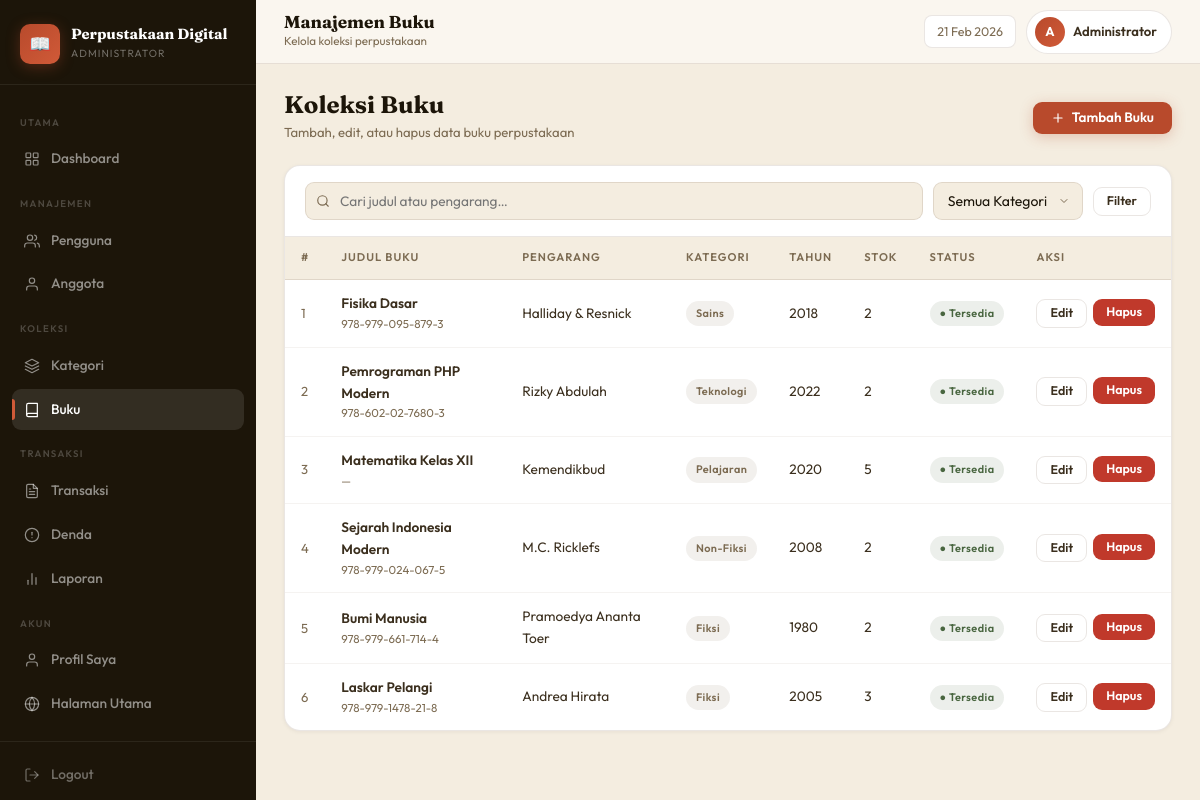
Page /admin/buku.php (signed in) on the committed database.
### tables this page shows
CREATE TABLE `buku` (
  `id_buku`       int(11) NOT NULL AUTO_INCREMENT,
  `id_kategori`   int(11) DEFAULT NULL,
  `judul_buku`    varchar(200) NOT NULL,
  `pengarang`     varchar(100) NOT NULL,
  `penerbit`      varchar(100) NOT NULL,
  `tahun_terbit`  year(4) NOT NULL,
  `isbn`          varchar(30)  DEFAULT NULL,
  `deskripsi`     text DEFAULT NULL,
  `stok`          int(11) NOT NULL DEFAULT 1,
  `status`        enum('tersedia','tidak') NOT NULL DEFAULT 'tersedia',
  `cover`         varchar(255) DEFAULT NULL,
  `created_at`    datetime DEFAULT CURRENT_TIMESTAMP,
  PRIMARY KEY (`id_buku`),
  KEY `id_kategori` (`id_kategori`),
  CONSTRAINT `buku_ibfk_1` FOREIGN KEY (`id_kategori`) REFERENCES `kategori` (`id_kategori`) ON DELETE SET NULL ON UPDATE CASCADE
);

CREATE TABLE `kategori` (
  `id_kategori`   int(11) NOT NULL AUTO_INCREMENT,
  `nama_kategori` varchar(100) NOT NULL,
  `deskripsi`     text DEFAULT NULL,
  `created_at`    datetime DEFAULT CURRENT_TIMESTAMP,
  PRIMARY KEY (`id_kategori`)
);

### admin/buku.php (the view, shortened to what this page needs)
<?php
$conn = getConnection();
$search=isset($_GET['search'])?$_GET['search']:'';
$q="SELECT b.*,k.nama_kategori FROM buku b LEFT JOIN kategori k ON b.id_kategori=k.id_kategori WHERE 1=1";
$q.=" ORDER BY b.id_buku DESC";
$books=$conn->query($q);
?>
<!DOCTYPE html>
<html lang="id">
<head>
<link rel="stylesheet" href="../assets/css/style.css">
</head>
<body>
<div class="app-wrap">
  <?php include 'includes/nav.php'; ?>
  <div class="main-area">
    <?php include 'includes/header.php'; ?>
    <main class="content">
      <div class="page-header">
        <div>
          <div class="page-header-title">Koleksi Buku</div>
          <div class="page-header-sub">Tambah, edit, atau hapus data buku perpustakaan</div>
        </div>
        <button class="btn btn-primary" onclick="document.getElementById('addModal').style.display='flex'">
          <svg viewBox="0 0 24 24"><line x1="12" y1="5" x2="12" y2="19"/><line x1="5" y1="12" x2="19" y2="12"/></svg>
          Tambah Buku
        </button>
      </div>
      <div class="card">
        <form method="GET" class="filter-bar">
          <div class="search-wrap">
            <svg viewBox="0 0 24 24"><circle cx="11" cy="11" r="8"/><line x1="21" y1="21" x2="16.65" y2="16.65"/></svg>
            <input type="text" name="search" placeholder="Cari judul atau pengarang…" value="<?= htmlspecialchars($search) ?>">
          </div>
          <select name="kat" class="form-control" style="width:auto">
            <option value="">Semua Kategori</option>
          </select>
          <button type="submit" class="btn btn-ghost btn-sm">Filter</button>
        </form>
        <div class="table-wrap">
          <table>
            <thead>
              <tr>
                <th>#</th>
                <th>Judul Buku</th>
                <th>Pengarang</th>
                <th>Kategori</th>
                <th>Tahun</th>
                <th>Stok</th>
                <th>Status</th>
                <th>Aksi</th>
              </tr>
            </thead>
            <tbody>
              <?php if ($books && $books->num_rows > 0): $no=1; ?>
                <?php while($b=$books->fetch_assoc()): ?>
                <tr>
                  <td class="text-muted text-sm"><?= $no++ ?></td>
                  <td>
                    <div class="fw-600"><?= htmlspecialchars($b['judul_buku']) ?></div>
                    <div class="text-xs text-muted"><?= htmlspecialchars($b['isbn'] ?: '—') ?></div>
                  </td>
                  <td><?= htmlspecialchars($b['pengarang']) ?></td>
                  <td><span class="badge badge-muted"><?= htmlspecialchars($b['nama_kategori'] ?: '—') ?></span></td>
                  <td><?= $b['tahun_terbit'] ?></td>
                  <td><?= $b['stok'] ?></td>
                  <td>
                    <span class="badge <?= $b['status']==='tersedia'?'status-tersedia':'status-terlambat' ?>">
                      <?= $b['status']==='tersedia' ? '● Tersedia' : '○ Habis' ?>
                    </span>
                  </td>
                  <td>
                    <div style="display:flex;gap:6px">
                      <a href="?edit=<?= $b['id_buku'] ?>" class="btn btn-ghost btn-sm">Edit</a>
                      <form method="POST" onsubmit="return confirm('Hapus buku ini?')" style="display:inline">
                        <button name="delete" class="btn btn-danger btn-sm">Hapus</button>
                      </form>
                    </div>
                  </td>
                </tr>
                <?php endwhile; ?>
              <?php endif; ?>
            </tbody>
          </table>
        </div>
      </div>
    </main>
  </div>
</div>
</body>
</html>

### assets/css/style.css (style rules this page uses)
:root { --bg: #f4ede0; --bg2: #ede4d2; --paper: #faf6ef; --white: #ffffff; --ink: #1c1509; --ink2: #3b2f1e; --muted: #7c6b52; --border: rgba(80,55,25,.12); --border2: rgba(80,55,25,.06); --rust: #b84a2c; --rust2: #d05a38; --gold: #c48a20; --sage: #496640; --navy: #2c4f7c; --sidebar-w: 256px; --sh0: 0 1px 4px rgba(28,21,9,.06); --sh1: 0 1px 12px rgba(28,21,9,.07); --sh2: 0 6px 32px rgba(28,21,9,.13); --sh3: 0 16px 60px rgba(28,21,9,.18); }
*,*::before,*::after { margin:0; padding:0; box-sizing:border-box; }
html { font-size:16px; scroll-behavior:smooth; }
body { font-family:'Outfit',sans-serif; background:var(--bg); color:var(--ink); line-height:1.6; min-height:100vh; }
a { text-decoration:none; color:inherit; }
button { cursor:pointer; font-family:inherit; }
input,select,textarea { font-family:inherit; }
.app-wrap { display:flex; min-height:100vh; }
.main-area { margin-left:var(--sidebar-w); flex:1; display:flex; flex-direction:column; min-width:0; }
.content { padding:28px; flex:1; }
.card { background:var(--white); border:1px solid var(--border); border-radius:16px; box-shadow:var(--sh0); overflow:hidden; transition:box-shadow .25s, transform .25s; }
.table-wrap { overflow-x:auto; }
table { width:100%; border-collapse:collapse; }
thead th { padding:12px 16px; text-align:left; font-size:.7rem; font-weight:600; text-transform:uppercase; letter-spacing:.09em; color:var(--muted); background:var(--bg); border-bottom:1px solid var(--border); white-space:nowrap; }
tbody td { padding:13px 16px; font-size:.855rem; color:var(--ink2); border-bottom:1px solid var(--border2); vertical-align:middle; }
tbody tr:last-child td { border-bottom:none; }
.badge { display:inline-flex; align-items:center; gap:5px; padding:4px 10px; border-radius:20px; font-size:.68rem; font-weight:600; letter-spacing:.04em; white-space:nowrap; }
.badge-muted { background:rgba(124,107,82,.1); color:var(--muted); }
.status-tersedia { background:rgba(73,102,64,.1); color:var(--sage); }
.btn { display:inline-flex; align-items:center; gap:7px; padding:9px 18px; border-radius:9px; font-size:.845rem; font-weight:600; border:none; transition:all .22s; line-height:1; white-space:nowrap; text-decoration:none; }
.btn svg { width:14px; height:14px; stroke:currentColor; fill:none; stroke-width:2; stroke-linecap:round; stroke-linejoin:round; }
.btn-sm { padding:7px 13px; font-size:.78rem; }
.btn-primary { background:var(--rust); color:#fff; box-shadow:0 3px 14px rgba(184,74,44,.28); }
.btn-ghost { background:transparent; color:var(--ink2); border:1.5px solid var(--border); }
.btn-danger { background:#c0392b; color:#fff; }
.form-control { width:100%; padding:10px 14px; border:1.5px solid var(--border); border-radius:9px; background:var(--bg); color:var(--ink); font-size:.875rem; transition:all .2s; }
select.form-control { appearance:none; background-repeat:no-repeat; background-position:right 12px center; padding-right:34px; }
.filter-bar { display:flex; align-items:center; gap:10px; flex-wrap:wrap; padding:16px 20px; border-bottom:1px solid var(--border); }
.search-wrap { position:relative; flex:1; min-width:200px; }
.search-wrap svg { position:absolute; left:11px; top:50%; transform:translateY(-50%); width:14px; height:14px; stroke:var(--muted); fill:none; stroke-width:2; stroke-linecap:round; }
.search-wrap input { width:100%; padding:9px 12px 9px 34px; border:1.5px solid var(--border); border-radius:9px; background:var(--bg); font-size:.855rem; color:var(--ink); transition:all .2s; }
.page-header { display:flex; align-items:center; justify-content:space-between; flex-wrap:wrap; gap:14px; margin-bottom:22px; }
.page-header-title { font-family:'Fraunces',serif; font-size:1.5rem; font-weight:700; color:var(--ink); line-height:1.1; }
.page-header-sub { font-size:.82rem; color:var(--muted); margin-top:4px; }
.text-muted { color:var(--muted); }
.text-sm { font-size:.82rem; }
.text-xs { font-size:.72rem; }
.fw-600 { font-weight:600; }

### rows in the picture
buku: judul_buku "Fisika Dasar", isbn "978-979-095-879-3", pengarang "Halliday & Resnick", id_kategori.nama_kategori "Sains", tahun_terbit "2018", stok "2", status "● Tersedia"
buku: judul_buku "Pemrograman PHP Modern", isbn "978-602-02-7680-3", pengarang "Rizky Abdulah", id_kategori.nama_kategori "Teknologi", tahun_terbit "2022", stok "2", status "● Tersedia"
buku: judul_buku "Matematika Kelas XII", isbn "—", pengarang "Kemendikbud", id_kategori.nama_kategori "Pelajaran", tahun_terbit "2020", stok "5", status "● Tersedia"
buku: judul_buku "Sejarah Indonesia Modern", isbn "978-979-024-067-5", pengarang "M.C. Ricklefs", id_kategori.nama_kategori "Non-Fiksi", tahun_terbit "2008", stok "2", status "● Tersedia"
buku: judul_buku "Bumi Manusia", isbn "978-979-661-714-4", pengarang "Pramoedya Ananta Toer", id_kategori.nama_kategori "Fiksi", tahun_terbit "1980", stok "2", status "● Tersedia"
buku: judul_buku "Laskar Pelangi", isbn "978-979-1478-21-8", pengarang "Andrea Hirata", id_kategori.nama_kategori "Fiksi", tahun_terbit "2005", stok "3", status "● Tersedia"

### other values in the picture
$page_title "Manajemen Buku"
$page_sub "Kelola koleksi perpustakaan"
substr(getPenggunaName(),0,1) "A"
getPenggunaName() "Administrator"
